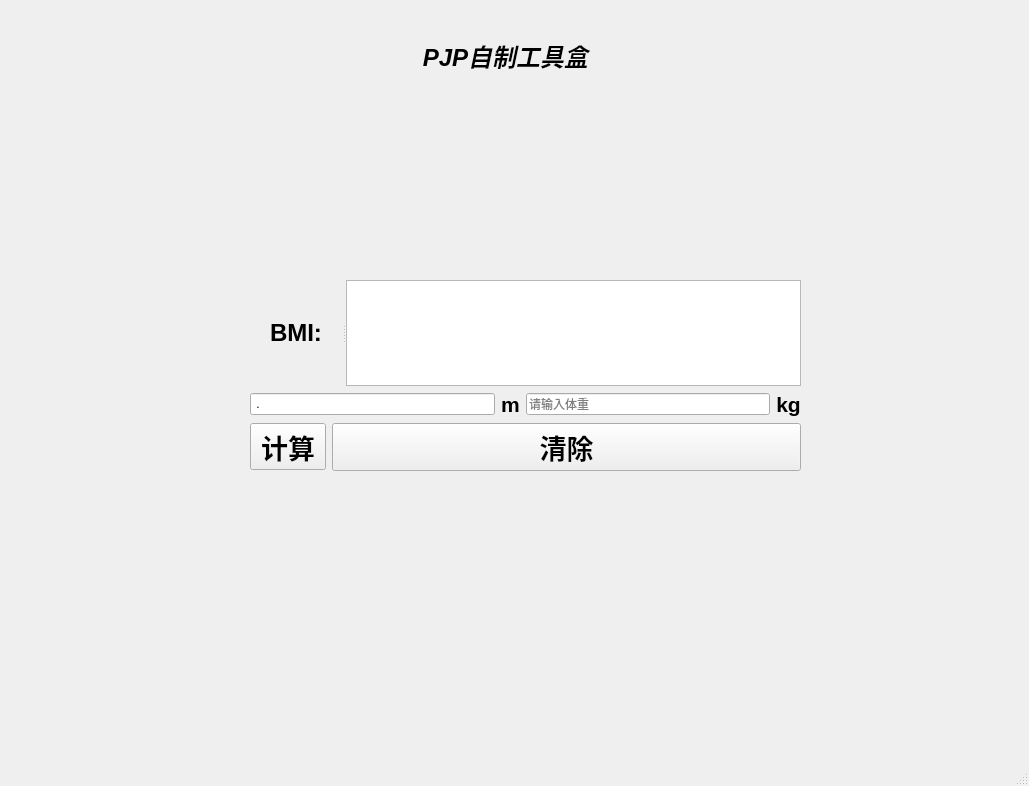
<?xml version="1.0" encoding="UTF-8"?>
<ui version="4.0">
 <class>MainWindow</class>
 <widget class="QMainWindow" name="MainWindow">
  <property name="geometry">
   <rect>
    <x>0</x>
    <y>0</y>
    <width>1029</width>
    <height>786</height>
   </rect>
  </property>
  <property name="windowTitle">
   <string>自制工具箱</string>
  </property>
  <widget class="QWidget" name="centralwidget">
   <widget class="QLabel" name="title">
    <property name="geometry">
     <rect>
      <x>350</x>
      <y>10</y>
      <width>311</width>
      <height>91</height>
     </rect>
    </property>
    <property name="text">
     <string>&lt;html&gt;&lt;head/&gt;&lt;body&gt;&lt;p align=&quot;center&quot;&gt;&lt;span style=&quot; font-size:18pt; font-weight:600; font-style:italic;&quot;&gt;PJP自制工具盒&lt;/span&gt;&lt;/p&gt;&lt;/body&gt;&lt;/html&gt;</string>
    </property>
    <property name="margin">
     <number>2</number>
    </property>
   </widget>
   <widget class="QWidget" name="">
    <property name="geometry">
     <rect>
      <x>250</x>
      <y>280</y>
      <width>551</width>
      <height>191</height>
     </rect>
    </property>
    <layout class="QGridLayout" name="gridLayout">
     <item row="0" column="0" colspan="2">
      <widget class="QSplitter" name="splitter">
       <property name="orientation">
        <enum>Qt::Horizontal</enum>
       </property>
       <widget class="QLabel" name="BMI">
        <property name="text">
         <string>&lt;html&gt;&lt;head/&gt;&lt;body&gt;&lt;p align=&quot;center&quot;&gt;&lt;span style=&quot; font-size:18pt; font-weight:600;&quot;&gt;BMI:&lt;/span&gt;&lt;/p&gt;&lt;/body&gt;&lt;/html&gt;</string>
        </property>
       </widget>
       <widget class="QTextBrowser" name="display"/>
      </widget>
     </item>
     <item row="1" column="0" colspan="2">
      <layout class="QHBoxLayout" name="horizontalLayout_2">
       <item>
        <widget class="QLineEdit" name="inputheight">
         <property name="inputMask">
          <string>9.99</string>
         </property>
         <property name="text">
          <string>.</string>
         </property>
         <property name="maxLength">
          <number>4</number>
         </property>
         <property name="frame">
          <bool>true</bool>
         </property>
         <property name="placeholderText">
          <string>请输入身高</string>
         </property>
         <property name="cursorMoveStyle">
          <enum>Qt::VisualMoveStyle</enum>
         </property>
        </widget>
       </item>
       <item>
        <widget class="QLabel" name="m">
         <property name="text">
          <string>&lt;html&gt;&lt;head/&gt;&lt;body&gt;&lt;p align=&quot;center&quot;&gt;&lt;span style=&quot; font-size:16pt; font-weight:600;&quot;&gt;m&lt;/span&gt;&lt;/p&gt;&lt;/body&gt;&lt;/html&gt;</string>
         </property>
        </widget>
       </item>
       <item>
        <widget class="QLineEdit" name="inputweight">
         <property name="inputMask">
          <string>990</string>
         </property>
         <property name="text">
          <string/>
         </property>
         <property name="placeholderText">
          <string>请输入体重</string>
         </property>
         <property name="cursorMoveStyle">
          <enum>Qt::VisualMoveStyle</enum>
         </property>
        </widget>
       </item>
       <item>
        <widget class="QLabel" name="kg">
         <property name="text">
          <string>&lt;html&gt;&lt;head/&gt;&lt;body&gt;&lt;p align=&quot;center&quot;&gt;&lt;span style=&quot; font-size:16pt; font-weight:600;&quot;&gt;kg&lt;/span&gt;&lt;/p&gt;&lt;/body&gt;&lt;/html&gt;</string>
         </property>
        </widget>
       </item>
      </layout>
     </item>
     <item row="2" column="0">
      <widget class="QToolButton" name="calculate">
       <property name="baseSize">
        <size>
         <width>0</width>
         <height>0</height>
        </size>
       </property>
       <property name="font">
        <font>
         <family>隶书</family>
         <pointsize>20</pointsize>
         <weight>75</weight>
         <bold>true</bold>
        </font>
       </property>
       <property name="text">
        <string>计算</string>
       </property>
       <property name="iconSize">
        <size>
         <width>20</width>
         <height>20</height>
        </size>
       </property>
      </widget>
     </item>
     <item row="2" column="1">
      <widget class="QPushButton" name="clear">
       <property name="font">
        <font>
         <family>隶书</family>
         <pointsize>20</pointsize>
         <weight>75</weight>
         <bold>true</bold>
        </font>
       </property>
       <property name="text">
        <string>清除</string>
       </property>
      </widget>
     </item>
    </layout>
   </widget>
  </widget>
  <widget class="QStatusBar" name="statusbar"/>
 </widget>
 <resources/>
 <connections>
  <connection>
   <sender>clear</sender>
   <signal>clicked()</signal>
   <receiver>display</receiver>
   <slot>clear()</slot>
   <hints>
    <hint type="sourcelabel">
     <x>492</x>
     <y>449</y>
    </hint>
    <hint type="destinationlabel">
     <x>612</x>
     <y>371</y>
    </hint>
   </hints>
  </connection>
  <connection>
   <sender>clear</sender>
   <signal>clicked()</signal>
   <receiver>inputheight</receiver>
   <slot>clear()</slot>
   <hints>
    <hint type="sourcelabel">
     <x>515</x>
     <y>448</y>
    </hint>
    <hint type="destinationlabel">
     <x>318</x>
     <y>404</y>
    </hint>
   </hints>
  </connection>
  <connection>
   <sender>clear</sender>
   <signal>clicked()</signal>
   <receiver>inputweight</receiver>
   <slot>clear()</slot>
   <hints>
    <hint type="sourcelabel">
     <x>513</x>
     <y>453</y>
    </hint>
    <hint type="destinationlabel">
     <x>649</x>
     <y>413</y>
    </hint>
   </hints>
  </connection>
 </connections>
 <slots>
  <slot>output()</slot>
 </slots>
</ui>
